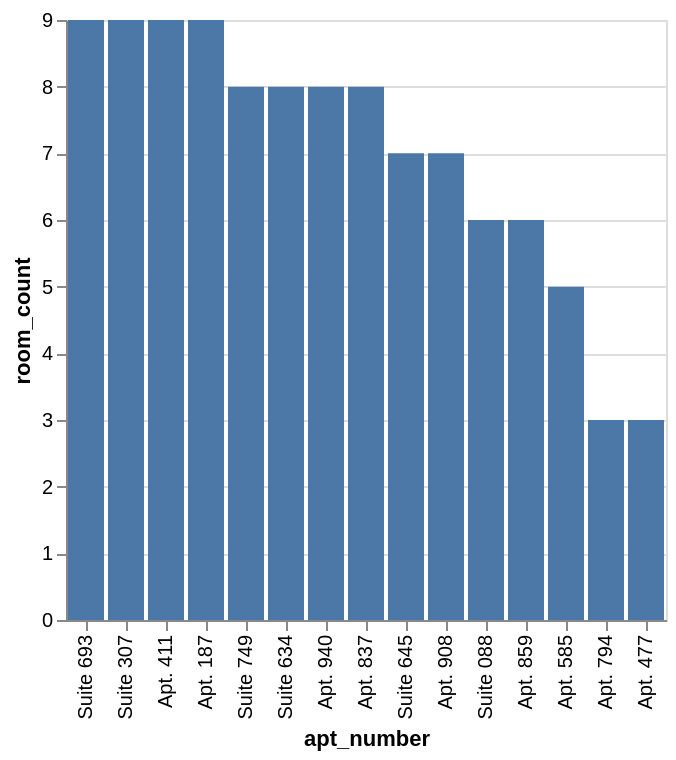

The Vega-Lite source for this figure:
### Vega-Lite specification from a JSON file in a GitHub repository (floating-point values rounded to 4 significant figures)
{"data": {"values": [{"x_data": "Suite 693", "y_data": 9}, {"x_data": "Suite 307", "y_data": 9}, {"x_data": "Apt. 411", "y_data": 9}, {"x_data": "Apt. 187", "y_data": 9}, {"x_data": "Suite 749", "y_data": 8}, {"x_data": "Suite 634", "y_data": 8}, {"x_data": "Apt. 940", "y_data": 8}, {"x_data": "Apt. 837", "y_data": 8}, {"x_data": "Suite 645", "y_data": 7}, {"x_data": "Apt. 908", "y_data": 7}, {"x_data": "Suite 088", "y_data": 6}, {"x_data": "Apt. 859", "y_data": 6}, {"x_data": "Apt. 585", "y_data": 5}, {"x_data": "Apt. 794", "y_data": 3}, {"x_data": "Apt. 477", "y_data": 3}]}, "mark": "bar", "encoding": {"x": {"field": "x_data", "type": "nominal", "title": "apt_number", "sort": {"op": "sum", "field": "y_data", "order": "descending"}}, "y": {"field": "y_data", "type": "quantitative", "title": "room_count"}}}
